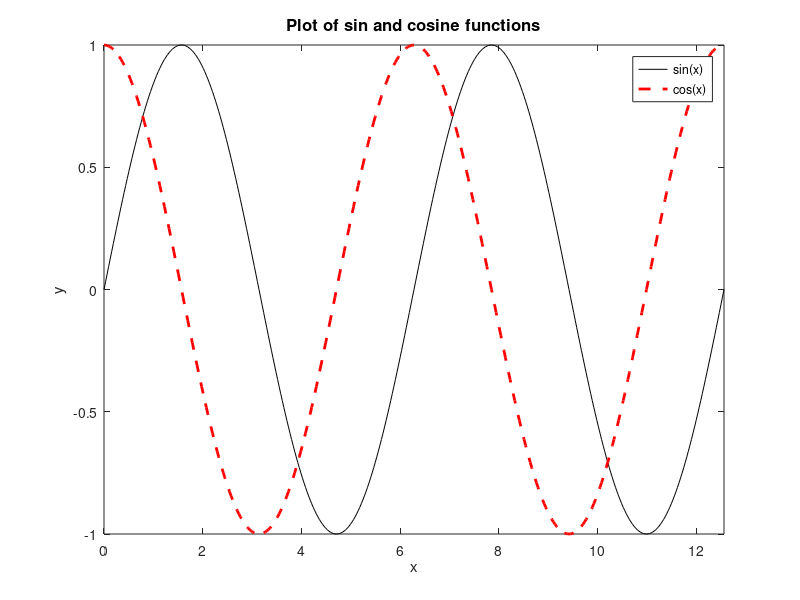

MATLAB code to generate this figure:
%% Script for Sin and Cosine plots

clear             % Clear workspace
clc               % Clear command log

x = 0:pi/100:4*pi;  % Vector for x coordinates
y = sin(x);         % Vector for sin x
y2 = cos(x);        % Vector for cos x

plot(x,y, "k")                  % "k" corresponds to black line
hold on                         % plot the next curve on the same graph
plot(x,y2,"--r","LineWidth",2)  % "--r" corresponds to dashed red line; width of 2

xlabel("x")          % add axis label
ylabel("y")          % add axis label
axis([0 4*pi -1 1]) % set coordinate range

title("Plot of sin and cosine functions", "FontSize", 12)
legend("sin(x)","cos(x)")
